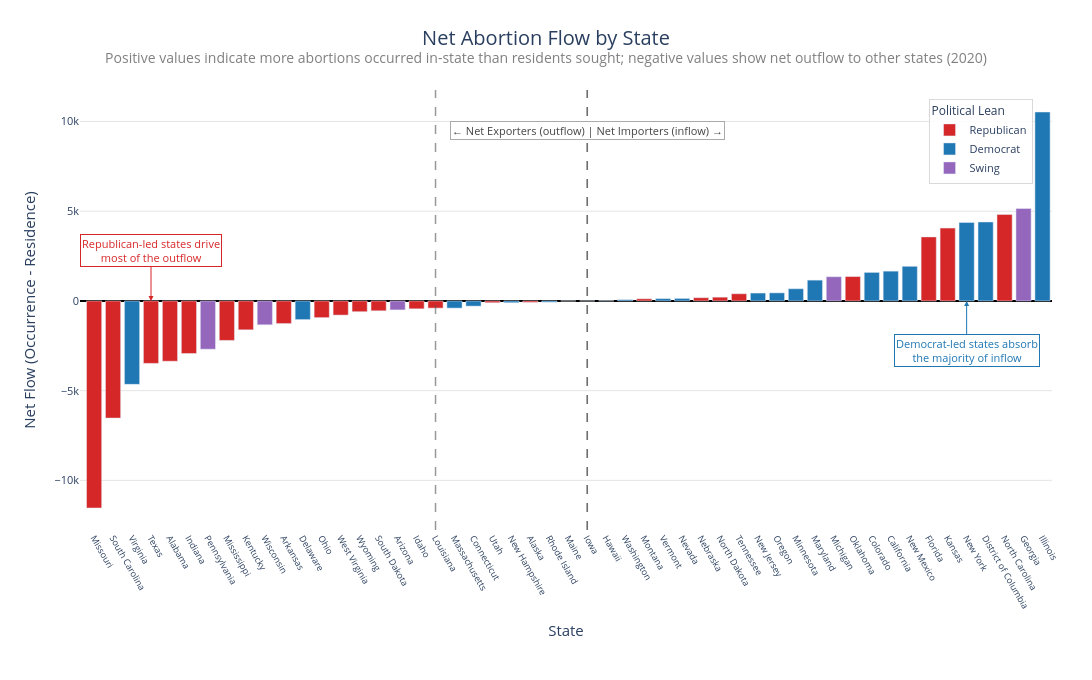

Here is the notebook cell this chart was saved with:
### Code cell
# Remove old annotations first (if re-running)
fig2.layout.annotations = []

# Annotation 1: Importer/Exporter dividing line
# Find the approximate x-index where bars cross zero — around "Louisiana" or nearby
fig2.add_vline(
    x="Iowa",  # adjust to whichever state is the last negative bar
    line_dash="dash",
    line_color="#555",
    line_width=1.5,
    opacity=0.6
)

fig2.add_annotation(
    x="Iowa",
    y=9500,
    text="← Net Exporters (outflow) | Net Importers (inflow) →",
    showarrow=False,
    font=dict(size=11, color="#444"),
    bgcolor="white",
    bordercolor="#aaa",
    borderwidth=1,
    xanchor="center"
)

# Annotation 2: Red states = exporters
fig2.add_annotation(
    x="Texas",
    y=0,
    text="Republican-led states drive<br>most of the outflow",
    showarrow=True,
    arrowhead=2,
    arrowcolor="#d62728",
    ax=0,
    ay=-50,
    font=dict(size=11, color="#d62728"),
    bgcolor="white",
    bordercolor="#d62728",
    borderwidth=1
)

# Annotation 3: Blue states = importers
fig2.add_annotation(
    x="New York",
    y=0,
    text="Democrat-led states absorb<br>the majority of inflow",
    showarrow=True,
    arrowhead=2,
    arrowcolor="#1f77b4",
    ax=0,
    ay=50,
    font=dict(size=11, color="#1f77b4"),
    bgcolor="white",
    bordercolor="#1f77b4",
    borderwidth=1
)

### Figure 1 — Plotly figure (JSON) as saved in the notebook; plotly's stock layout.template omitted (floating-point values rounded to 4 significant figures)
{"data": [{"hovertemplate": "<b>%{hovertext}</b><br><br>Political Lean=Republican<br>State=%{x}<br>Net Flow (Occurrence - Residence)=%{y}<extra></extra>", "hovertext": ["Missouri", "South Carolina", "Texas", "Alabama", "Indiana", "Mississippi", "Kentucky", "Arkansas", "Ohio", "West Virginia", "Wyoming", "South Dakota", "Idaho", "Louisiana", "Utah", "Alaska", "Iowa", "Montana", "Nebraska", "North Dakota", "Tennessee", "Oklahoma", "Florida", "Kansas", "North Carolina"], "legendgroup": "Republican", "marker": {"color": "#d62728", "pattern": {"shape": ""}}, "name": "Republican", "orientation": "v", "showlegend": true, "textposition": "auto", "type": "bar", "x": ["Missouri", "South Carolina", "Texas", "Alabama", "Indiana", "Mississippi", "Kentucky", "Arkansas", "Ohio", "West Virginia", "Wyoming", "South Dakota", "Idaho", "Louisiana", "Utah", "Alaska", "Iowa", "Montana", "Nebraska", "North Dakota", "Tennessee", "Oklahoma", "Florida", "Kansas", "North Carolina"], "xaxis": "x", "y": [-11540, -6530, -3480, -3360, -2930, -2200, -1610, -1260, -930, -790, -600, -550, -440, -400, -100, -80, 0, 120, 180, 210, 400, 1360, 3570, 4060, 4820], "yaxis": "y"}, {"hovertemplate": "<b>%{hovertext}</b><br><br>Political Lean=Democrat<br>State=%{x}<br>Net Flow (Occurrence - Residence)=%{y}<extra></extra>", "hovertext": ["Virginia", "Delaware", "Massachusetts", "Connecticut", "New Hampshire", "Rhode Island", "Maine", "Hawaii", "Washington", "Vermont", "Nevada", "New Jersey", "Oregon", "Minnesota", "Maryland", "Colorado", "California", "New Mexico", "New York", "District of Columbia", "Illinois"], "legendgroup": "Democrat", "marker": {"color": "#1f77b4", "pattern": {"shape": ""}}, "name": "Democrat", "orientation": "v", "showlegend": true, "textposition": "auto", "type": "bar", "x": ["Virginia", "Delaware", "Massachusetts", "Connecticut", "New Hampshire", "Rhode Island", "Maine", "Hawaii", "Washington", "Vermont", "Nevada", "New Jersey", "Oregon", "Minnesota", "Maryland", "Colorado", "California", "New Mexico", "New York", "District of Columbia", "Illinois"], "xaxis": "x", "y": [-4650, -1040, -400, -290, -100, -70, 0, 10, 70, 130, 140, 440, 450, 680, 1160, 1590, 1660, 1930, 4370, 4400, 10530], "yaxis": "y"}, {"hovertemplate": "<b>%{hovertext}</b><br><br>Political Lean=Swing<br>State=%{x}<br>Net Flow (Occurrence - Residence)=%{y}<extra></extra>", "hovertext": ["Pennsylvania", "Wisconsin", "Arizona", "Michigan", "Georgia"], "legendgroup": "Swing", "marker": {"color": "#9467bd", "pattern": {"shape": ""}}, "name": "Swing", "orientation": "v", "showlegend": true, "textposition": "auto", "type": "bar", "x": ["Pennsylvania", "Wisconsin", "Arizona", "Michigan", "Georgia"], "xaxis": "x", "y": [-2690, -1330, -500, 1350, 5150], "yaxis": "y"}], "layout": {"annotations": [{"bgcolor": "white", "bordercolor": "#aaa", "borderwidth": 1, "font": {"color": "#444", "size": 11}, "showarrow": false, "text": "← Net Exporters (outflow) | Net Importers (inflow) →", "x": "Iowa", "xanchor": "center", "y": 9500}, {"arrowcolor": "#d62728", "arrowhead": 2, "ax": 0, "ay": -50, "bgcolor": "white", "bordercolor": "#d62728", "borderwidth": 1, "font": {"color": "#d62728", "size": 11}, "showarrow": true, "text": "Republican-led states drive<br>most of the outflow", "x": "Texas", "y": 0}, {"arrowcolor": "#1f77b4", "arrowhead": 2, "ax": 0, "ay": 50, "bgcolor": "white", "bordercolor": "#1f77b4", "borderwidth": 1, "font": {"color": "#1f77b4", "size": 11}, "showarrow": true, "text": "Democrat-led states absorb<br>the majority of inflow", "x": "New York", "y": 0}], "barmode": "relative", "font": {"size": 13}, "height": 680, "legend": {"bgcolor": "rgba(255,255,255,0.9)", "bordercolor": "#d9d9d9", "borderwidth": 1, "font": {"size": 11}, "orientation": "v", "title": {"font": {"size": 12}, "text": "Political Lean"}, "tracegroupgap": 0, "x": 0.98, "xanchor": "right", "y": 0.98, "yanchor": "top"}, "margin": {"b": 150, "l": 80, "r": 40, "t": 90}, "paper_bgcolor": "white", "plot_bgcolor": "white", "shapes": [{"line": {"color": "#555", "dash": "dash", "width": 1.5}, "opacity": 0.6, "type": "line", "x0": "Louisiana", "x1": "Louisiana", "xref": "x", "y0": 0, "y1": 1, "yref": "y domain"}, {"line": {"color": "#555", "dash": "dash", "width": 1.5}, "opacity": 0.6, "type": "line", "x0": "Iowa", "x1": "Iowa", "xref": "x", "y0": 0, "y1": 1, "yref": "y domain"}, {"line": {"color": "#555", "dash": "dash", "width": 1.5}, "opacity": 0.6, "type": "line", "x0": "Iowa", "x1": "Iowa", "xref": "x", "y0": 0, "y1": 1, "yref": "y domain"}], "showlegend": true, "title": {"font": {"size": 20}, "text": "Net Abortion Flow by State<br><sup style='font-size:13px; color:gray'>Positive values indicate more abortions occurred in-state than residents sought; negative values show net outflow to other states (2020)</sup>", "x": 0.5, "xanchor": "center"}, "width": 1180, "xaxis": {"anchor": "y", "categoryarray": ["Missouri", "South Carolina", "Virginia", "Texas", "Alabama", "Indiana", "Pennsylvania", "Mississippi", "Kentucky", "Wisconsin", "Arkansas", "Delaware", "Ohio", "West Virginia", "Wyoming", "South Dakota", "Arizona", "Idaho", "Louisiana", "Massachusetts", "Connecticut", "Utah", "New Hampshire", "Alaska", "Rhode Island", "Maine", "Iowa", "Hawaii", "Washington", "Montana", "Vermont", "Nevada", "Nebraska", "North Dakota", "Tennessee", "New Jersey", "Oregon", "Minnesota", "Maryland", "Michigan", "Oklahoma", "Colorado", "California", "New Mexico", "Florida", "Kansas", "New York", "District of Columbia", "North Carolina", "Georgia", "Illinois"], "categoryorder": "array", "domain": [0, 1], "showgrid": false, "tickangle": 60, "tickfont": {"size": 9}, "title": {"font": {"size": 15}, "text": "State"}}, "yaxis": {"anchor": "x", "domain": [0, 1], "gridcolor": "#e5e5e5", "showgrid": true, "tickfont": {"size": 11}, "title": {"font": {"size": 15}, "text": "Net Flow (Occurrence - Residence)"}, "zeroline": true, "zerolinecolor": "black"}}}
